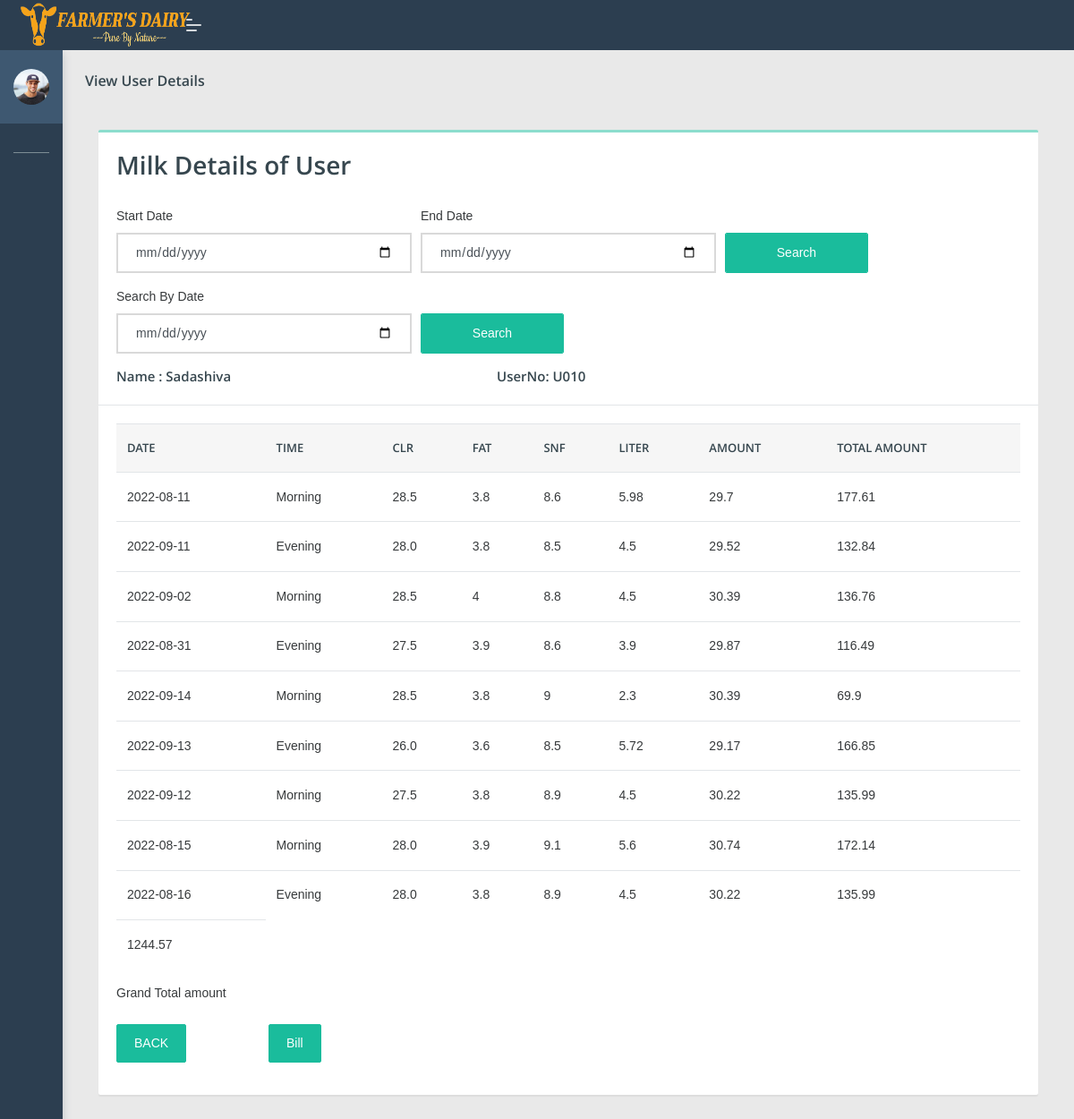
The app's page /dipo/viewmore.php?uno=U010 (signed in) with its own data.
### tables this page shows
CREATE TABLE `add_milk` (
  `am_id` int(100) NOT NULL,
  `name` varchar(100) NOT NULL,
  `user_no` varchar(100) NOT NULL,
  `phno` varchar(100) NOT NULL,
  `date` date NOT NULL,
  `time` varchar(100) NOT NULL,
  `clr` varchar(100) NOT NULL,
  `fat` float NOT NULL,
  `snf` float NOT NULL,
  `liter` float NOT NULL,
  `amount` float NOT NULL,
  `totalamt` float NOT NULL,
  `dippoid` varchar(100) NOT NULL
);

### dipo/viewmore.php (the view, shortened to what this page needs)
<?php
if(isset($_SESSION['dippo']))
{
?>
 <!DOCTYPE html>
<html lang="en">
<head>
    <link rel="stylesheet" href="assets/css/style.css">
</head>
<body class="">
		<nav class="pcoded-navbar  ">
		<div class="navbar-wrapper  ">
			<div class="navbar-content scroll-div " >
					<div class="">
					<div class="main-menu-header">
						<img class="img-radius" src="assets/images/user/avatar-2.jpg" alt="User-Profile-Image">
						<div class="user-details">
						</div>
					</div>
				</div>
				<ul class="nav pcoded-inner-navbar ">
					<li class="nav-item pcoded-menu-caption">
					</li>
					<li class="nav-item">
					    <a href="main.php" class="nav-link "><span class="pcoded-micon"><i class="feather icon-home"></i></span><span class="pcoded-mtext">Dashboard</span></a>
					</li>
					<li class="nav-item pcoded-hasmenu">
					    <a href="#!" class="nav-link "><span class="pcoded-micon"><i class="feather icon-align-justify"></i></span><span class="pcoded-mtext">Staff Details</span></a>
					</li>
					<li class="nav-item pcoded-hasmenu">
					    <a href="#!" class="nav-link "><span class="pcoded-micon"><i class="feather icon-align-justify"></i></span><span class="pcoded-mtext">User Details</span></a>
					</li>
						<li class="nav-item pcoded-hasmenu">
					    <a href="#!" class="nav-link "><span class="pcoded-micon"><i class="feather icon-align-justify"></i></span><span class="pcoded-mtext">Milk Details</span></a>
					</li>
					<li class="nav-item pcoded-hasmenu">
					    <a href="#!" class="nav-link "><span class="pcoded-micon"><i class="feather icon-align-justify"></i></span><span class="pcoded-mtext">Facilities</span></a>
					</li>
                        <li class="nav-item">
					    <a href="viewfeedb.php" class="nav-link "><span class="pcoded-micon"><i class="feather icon-align-justify"></i></span><span class="pcoded-mtext">View feedback</span></a>
					</li>
				</ul>
			</div>
		</div>
	</nav>
	<header class="navbar pcoded-header navbar-expand-lg navbar-light header-dark">
				<div class="m-header">
					<a class="mobile-menu" id="mobile-collapse" href="#!"><span></span></a>
					<a href="#!" class="b-brand">
						<img src="assets/images/logo1.png" width="190px" height="50px" class="logo">
					</a>
				</div>
				<div class="collapse navbar-collapse">
					<ul class="navbar-nav mr-auto">
						<li class="nav-item">
							<a href="#!" class="pop-search"><i class="feather icon-search"></i></a>
						</li>
					</ul>
					<ul class="navbar-nav ml-auto">
						<li>
							<div class="dropdown drp-user">
								<a href="#" class="dropdown-toggle" data-toggle="dropdown">
									<i class="feather icon-user"></i>
								</a>
							</div>
						</li>
					</ul>
				</div>
	</header>
<section class="pcoded-main-container">
    <div class="pcoded-content">
       <div class="page-header">
            <div class="page-block">
                <div class="row align-items-center">
                    <div class="col-md-12">
                        <div class="page-header-title">
                            <h5 class="m-b-10">View User Details</h5>
                        </div>
                    </div>
                </div>
            </div>
        </div>
            <div class="col-md-12">
                <div class="card">
                    <div class="card-header">
                        <h3>Milk Details of User</h3><br>
						<form class="needs-validation" novalidate action="#" method="post" >
							<div class="form-row">
							    <div class="form-group col-md-4">
                                    <label for="inputEmail4">Start Date </label>
                                    <input type="date" class="form-control" name="date1" >
                                </div>
								<div class="form-group col-md-4">
                                    <label for="inputEmail4">End Date</label>
                                    <input type="date" class="form-control"  name="date2" >
                                </div>
								<div class="form-group col-md-2">
								<label for="validationCustom01">&nbsp;</label>
                                <button type="submit" name="search" class="form-control btn btn-primary ">Search</button>
								</div>
								</div>
								</form>
							<form class="needs-validation" action="#" method="post" >
							<div class="form-row">
								<div class="form-group col-md-4">
                                    <label for="inputEmail4">Search By Date</label>
                                    <input type="date" class="form-control" name="date3" >
                                </div>
								<div class="form-group col-md-2">
									<label for="validationCustom01">&nbsp;</label>
									<button type="submit" name="search1" class="form-control btn btn-primary">Search</button>
								</div>
							</div>
							</form>
						<?php
								if(isset($_GET['uno']))
								{
									$uno=$_GET['uno'];
								include 'config.php';
								$sql1="select * from add_milk where user_no='".$uno."' group by user_no";
								$result1=mysqli_query($con,$sql1);
								$num1=mysqli_num_rows($result1);
								if($num1>0)
								{
									while($row1=mysqli_fetch_array($result1))
									{
										$name=$row1['name'];
										$user_no=$row1['user_no'];
									}
								}
								}
								?>
                            <div class="form-row">
                                <div class="col-md-5">
                                   <h5>Name : <?php echo $name; ?></h5>
                                </div>
                                <br>
								<div class="col-md-2">
                                    <h5>UserNo: <?php echo $user_no; ?></h5>
                                   </div>
							</div>
                    </div>
                    <div class="card-body table-border-style">
                        <div class="table-responsive">
                            <table class="table table-hover">
                                <thead>
                                    <tr>
										<th>Date</th>
										<th>Time </th>
										<th>CLR </th>
										<th>FAT</th>
										<th>SNF</th>
										<th>LITER</th>
										<th>Amount</th>
										<th>Total Amount</th>
                                    </tr>
                                </thead>
                                <tbody>
								<?php
								if(isset($_GET['uno']))
								{
									$uno=$_GET['uno'];
								}
								?>
								<?php
							   include 'config.php';
							   if(isset($_POST['search1']))
							   {
								   $date3=$_POST['date3'];
								   $sql1="select * from add_milk where user_no='".$uno."' and date='".$date3."'";
							   }
							   else if(isset($_POST['search']))
							   {
								   $date1=$_POST['date1'];
								   $date2=$_POST['date2'];
								   $sql1="select * from add_milk where user_no='".$uno."' and date between '".$date1."' and '".$date2."'";
							   }
							   else
							   {
								   $sql1="select * from add_milk where user_no='".$uno."'";
							   }
								$result1=mysqli_query($con,$sql1);
								$num1=mysqli_num_rows($result1);
								if($num1>0)
								{
									while($row1=mysqli_fetch_array($result1))
									{
										$user_no=$row1['user_no'];
										$date=$row1['date'];
										$clr=$row1['clr'];
										$time=$row1['time'];
										$fat=$row1['fat'];
										$snf=$row1['snf'];
										$liter=$row1['liter'];
										$amount=$row1['amount'];
										$totalamt=$row1['totalamt'];
								?>
                                    <tr>
									<td><?php echo $date; ?></td>
									<td><?php echo $time; ?></td>
									<td><?php echo $clr; ?></td>
									<td><?php echo $fat; ?></td>
									<td><?php echo $snf; ?></td>
									<td><?php echo round($liter,2) ; ?></td>
									<td><?php echo $amount; ?></td>
									<td><?php echo round($totalamt,2) ; ?></td>
                                    </tr>
									<?php
										}
										}
									?>
									<?php
								if(isset($_GET['uno']))
								{
									$uno=$_GET['uno'];
								$sql2="select sum(totalamt) as tot from add_milk where user_no='".$uno."' group by user_no";
								}
								?>
									<?php
								$result2=mysqli_query($con,$sql2);
								$num2=mysqli_num_rows($result2);
								if($num2>0)
								{
									while($row2=mysqli_fetch_array($result2))
									{
										$totalamt=$row2['tot'];
									?>
								<tr>
									<td><?php echo round($totalamt,2) ; ?></td>
                                </tr>
								<?php
									}
								}
								?>
                                </tbody>
                            </table>
							<form class="needs-validation" action="#" method="post" >
							<div class="form-row">
								<div class="form-group col-md-4">
                                    <label for="inputEmail4">Grand Total amount</label>
                                </div>
								</div>
							</form>
							<div class="form-row">
							 <div class="form-group col-md-2"><a href="viewmilkd.php">
                            <button type="submit" class="btn  btn-primary">BACK</button></a>
							</div>
							<div class="form-group col-md-2">
							<a href="printbill1.php?uno=<?php echo $user_no; ?>">
                            <button type="submit" class="btn  btn-primary">Bill</button></a>
							</div>
							</div>
                        </div>
                    </div>
                </div>
            </div>
        </div>
</section>
</body>
</html>
<?php
}
else
{
	echo "<script> location.href='../index.php'; </script>";
}
?>

### dipo/viewmore.php (style rules this page uses)
input,textarea { flex: 7; font-family: sans-serif; font-size: 1.1rem; padding: 5px; }

### records on screen
add_milk: name "Sadashiva", user_no "U010", date "2022-08-11", time "Morning", clr "28.5", fat "3.8", snf "8.6", liter "5.98", amount "29.7", totalamt "177.61"
add_milk: date "2022-09-11", time "Evening", clr "28.0", fat "3.8", snf "8.5", liter "4.5", amount "29.52", totalamt "132.84"
add_milk: date "2022-09-02", time "Morning", clr "28.5", fat "4", snf "8.8", liter "4.5", amount "30.39", totalamt "136.76"
add_milk: date "2022-08-31", time "Evening", clr "27.5", fat "3.9", snf "8.6", liter "3.9", amount "29.87", totalamt "116.49"
add_milk: date "2022-09-14", time "Morning", clr "28.5", fat "3.8", snf "9", liter "2.3", amount "30.39", totalamt "69.9"
add_milk: date "2022-09-13", time "Evening", clr "26.0", fat "3.6", snf "8.5", liter "5.72", amount "29.17", totalamt "166.85"
add_milk: date "2022-09-12", time "Morning", clr "27.5", fat "3.8", snf "8.9", liter "4.5", amount "30.22", totalamt "135.99"
add_milk: date "2022-08-15", time "Morning", clr "28.0", fat "3.9", snf "9.1", liter "5.6", amount "30.74", totalamt "172.14"
add_milk: date "2022-08-16", time "Evening", clr "28.0", fat "3.8", snf "8.9", liter "4.5", amount "30.22", totalamt "135.99"

### other values on screen
$totalamt "1244.57"
